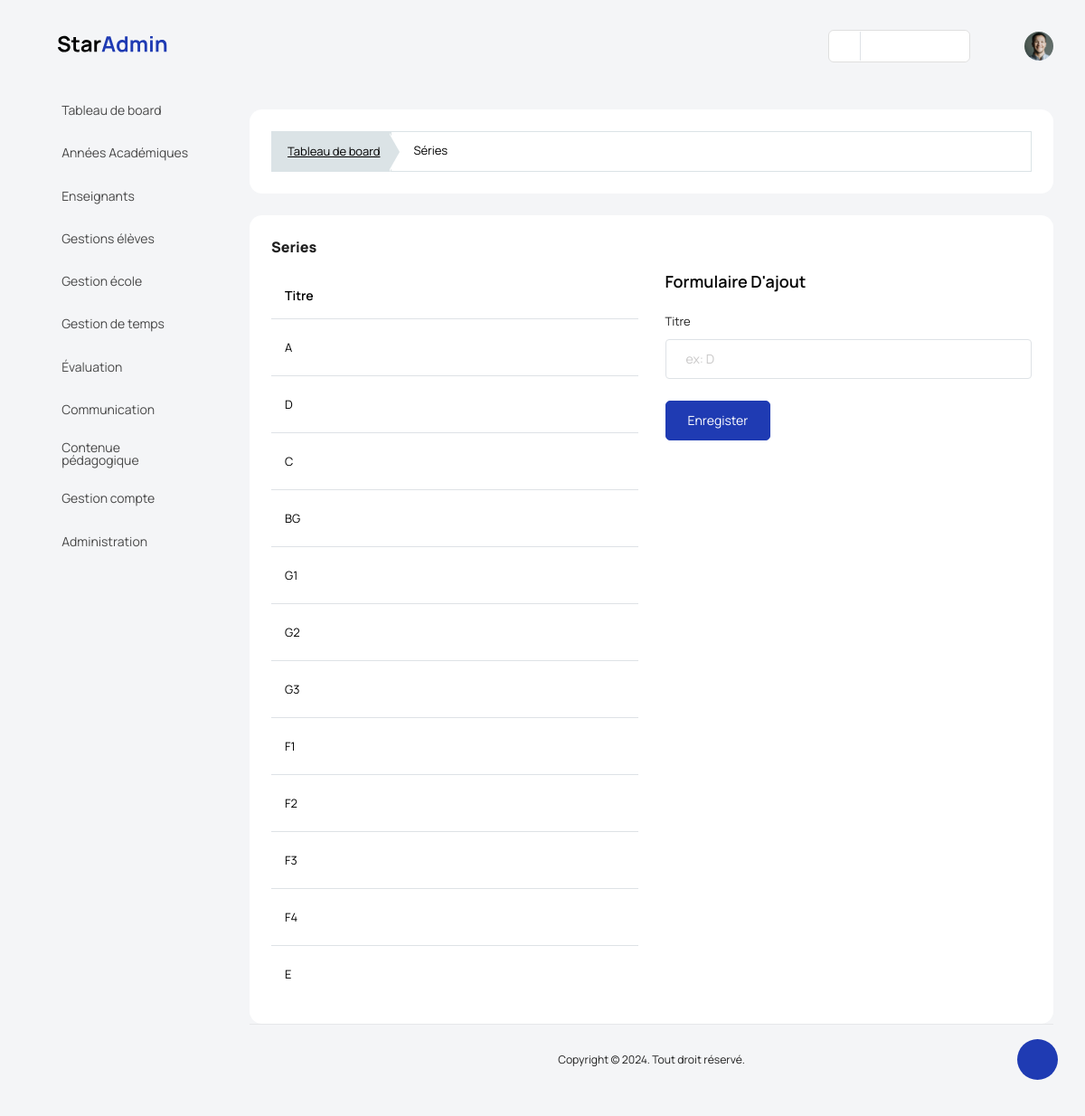
Screenshot of /gestion_ecole/series/ (signed in) with the database file from the repository.
### backend/models/gestion_ecole.py (models this page shows, shortened)
class Series(models.Model):
    title = models.CharField(max_length=50)
    school = models.ForeignKey(Etablishment, on_delete=models.CASCADE)
    created_at = models.DateTimeField(auto_now_add=True)
    updated_at = models.DateTimeField(auto_now=True)

### manager_dashboard/views/gestion_universite_view.py (the view, shortened to what this page needs)
class SeriesView(View):
    template = "manager_dashboard/gestion_ecole/series.html"
    def dispatch(self,request, *args, **kwargs):
        if not request.user.is_authenticated:
            return redirect('backend:login')
        if request.user.is_manager or request.user.is_admin_school:
            return super().dispatch(request, *args, **kwargs)
        return redirect('backend:logout')
    def get(self, request, *args, **kwargs):
        form = SeriesForm()
        context = {'series':Series.objects.filter(school=request.user.school), 'form':form}
        return render(request, template_name=self.template, context=context)

### backend/forms/gestion_ecole_forms.py
class SeriesForm(forms.ModelForm):
    class Meta:
        model = Series
        fields = '__all__'
        widgets = {
            'title' : forms.TextInput(
                attrs={
                    'id': 'title',
                    'class': 'form-control',
                    'name': 'title',
                    'maxLength':'50',
                    'placeholder': 'ex: D',
                    'required': True
                }
            ),
        }

### manager_dashboard/templates/manager_dashboard/gestion_ecole/series.html (shortened to what this page needs)
{% extends '../base.html' %}
{% load static %}
{% block content %}
<div class="col-md-12 grid-margin stretch-card">
    <div class="card">
      <div class="card-body">
        <div class="template-demo">
          <nav aria-label="breadcrumb">
            <ol class="breadcrumb breadcrumb-custom">
              <li class="breadcrumb-item">
                <a href='{% url "manager_dashboard:index" %}'>Tableau de board</a>
              </li>
              <li class="breadcrumb-item active" aria-current="page">
                <span>Séries</span>
              </li>
            </ol>
          </nav>
        </div>
      </div>
    </div>
  </div>
  <div class="card">
        <div class="card-body">
        <div class="d-sm-flex justify-content-between align-items-start">
            <div>
                <h4 class="card-title card-title-dash">Series</h4>
            </div>
        </div>
        <div class="row mt-3">
            <div class="col-6">
            <div class="table-responsive">
                <table id="order-listing" class="table">
                    <thead>
                        <tr>
                            <th scope="col">Titre</th>
                            <th scope="col"></th>
                        </tr>
                    </thead>
                    <tbody id="elementList">
                        {% for serie in series %}
                            <tr data-id="{{serie.id}}">
                            <td>{{serie.title}}</td>
                            <td>
                                <a href="#" onclick="delete_function({{serie.id}})">
                                    <i class="fa fa-trash-o h4 text-danger"></i></a>
                            </td>
                        </tr>
                        {% endfor %}
                    </tbody>
                </table>
            </div>
            </div>
            <div class="col-6">
                <h4 class="card-title">Formulaire d'ajout</h4>
                <form class="cmxform" id="signupForm" method="post">
                    <fieldset>
                        <div class="form-group">
                            <label class="form-label" for="level">Titre</label>
                            {{ form.title }}
                        </div>
                        <input class="btn btn-primary" type="submit" value="Enregister">
                    </fieldset>
                </form>
            </div>
        </div>
  </div>
{% endblock content %}

### rows the page displays
Series: title "A"
Series: title "D"
Series: title "C"
Series: title "BG"
Series: title "G1"
Series: title "G2"
Series: title "G3"
Series: title "F1"
Series: title "F2"
Series: title "F3"
Series: title "F4"
Series: title "E"
